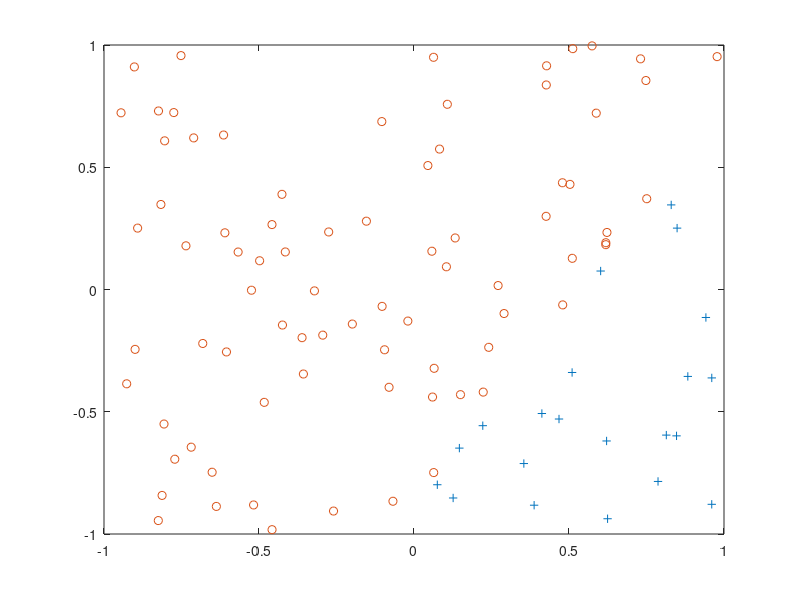

Source code (MATLAB): (Note: this script raises an error after producing the figure.)
%% Linear Regression
% This file generates "n" random points classified using a linear function
% and calculates the average in-sample error (Ein) and 
% out-of-sample error (Eout) using classification by linear regression.

n = 100;
incorrect = 0;
incorrectout = 0;


for runs=1:1
	% Generate the points.
	 x1 = (rand(n, 1) - 0.5)*2;
	 x2 = (rand(n, 1) - 0.5)*2;
	
	% Draw a random line in the area.
	 point = (rand(2, 1) - 0.5)*2;
	 point2 = (rand(2, 1) - 0.5)*2;
	 slope = (point2(2) - point(2)) / (point2(1) - point(1));
	 intercept = point(2) - slope * point(1);
	
	% Assign the dependent values. if y(x1, x2) > x, make it +1
	 y = (x1 * slope + intercept > x2) * 2 - 1;
     
	% Return the values.
    data = horzcat(x1, x2, y);

%% Plot

% Setting up points
        yplus = ones([0, 0]);
        yminus = ones([0, 0]);
        xplus = ones([0, 0]);
        xminus = ones([0, 0]);
        
        for a=1:n
            if x1(a) * slope + intercept > x2(a)
                xplus = [xplus; x1(a)];
                yplus = [yplus; x2(a)];
            else
                xminus = [xminus; x1(a)];
                yminus = [yminus; x2(a)];
            end
        end

% plotting original points in blue
figure
axis([-1, 1, -1, 1])
plot (xplus, yplus, '+')
hold on
plot (xminus, yminus, 'o')
%plot (x1, x2, '*')
hold on
refline(slope,intercept)

%% Find w using Linear Regression
X = horzcat(ones([n,1]), x1, x2);

pinvX = inv(X.' * X) * X.';

w = pinvX * y;
reclass = X * w;

%% Plot reclassified points

%Setting up points
        yplus = ones([0, 0]);
        yminus = ones([0, 0]);
        xplus = ones([0, 0]);
        xminus = ones([0, 0]);
        
        %only plot points that are right so wrong pts stay blue
        for a=1:n
            if (reclass(a) > 0) &&  (y(a) > 0)
                xplus = [xplus; x1(a)];
                yplus = [yplus; x2(a)];
        
            elseif (reclass(a) < 0) &&  (y(a) < 0)
                xminus = [xminus; x1(a)];
                yminus = [yminus; x2(a)];
            else
                % increment count of incorrect classification
                incorrect = incorrect + 1;
            end
            
        end

% actually plotting

hold on
plot (xplus, yplus, '+ g')
hold on
plot (xminus, yminus, 'o g')
%plot (x1, x2, '*')
hold on
%refline(w(2),w(3))

end



%% Find Eout

% Generate test points.
	 x1out = (rand(n, 1) - 0.5)*2;
	 x2out = (rand(n, 1) - 0.5)*2;
	
     yout = (x1out * slope + intercept > x2out) * 2 - 1;
     dataout = horzcat(x1out, x2out, yout);
     
     Xout = horzcat(ones([n,1]), x1out, x2out);
     reclassout = Xout * w;
     
% Check fresh points on hypothesis function 	
for a=1:n
    if (reclassout(a) > 0) &&  (yout(a) > 0)
        continue
    elseif (reclassout(a) < 0) &&  (yout(a) < 0)
        continue
    else
        incorrectout = incorrectout + 1;
    end

end

Ein = incorrect/n/runs
Eout = incorrectout/n/runs


